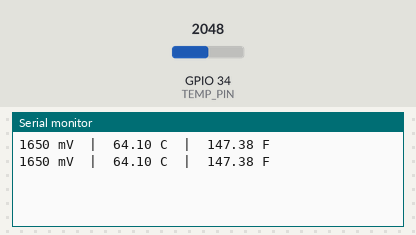
This sketch was run on a simulated ESP32. Shown: the last lines printed to the serial monitor. The test bench sets the inputs (shaded band); at power-on: GPIO 34 (TEMP_PIN) = 2048.

Above: at 1.8 s.
1.9 s: GPIO 34 (TEMP_PIN) set to 2866
At 2.7 s:
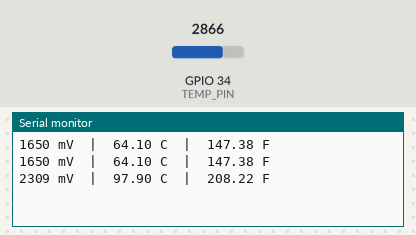
3.4 s: GPIO 34 (TEMP_PIN) set to 3603
At 4.8 s:
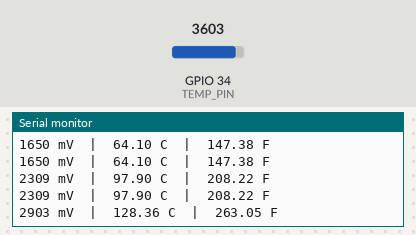
Timing chart, 0 to 6.4 s (numbered marks = the images above; inputs shaded):
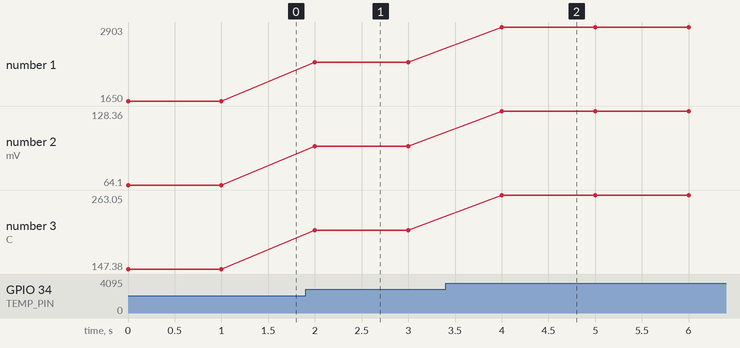

Measured:
- after the input at 1.9 s, the serial monitor: prints a new line after 0.10 s (image 1)
- after the input at 3.4 s, the serial monitor: prints a new line after 0.60 s (image 2)
- plotted number 1: 1650 → 2309 after the input at 1.9 s, 2309 → 2903 after the input at 3.4 s
- plotted number 2: 64.1 → 97.9 after the input at 1.9 s, 97.9 → 128.36 after the input at 3.4 s
- plotted number 3: 147.38 → 208.22 after the input at 1.9 s, 208.22 → 263.05 after the input at 3.4 s

The sketch:

02_temp.ino
```cpp
const int TEMP_PIN = 34;  // sensor output goes to P34

void setup() {
  Serial.begin(115200);   // open a text link to the laptop
}

void loop() {
  int mV = analogReadMilliVolts(TEMP_PIN); // read sensor voltage
  float tempC = (mV - 400) / 19.5;         // MCP9701: 400 mV = 0°C, +19.5 mV per °C
  float tempF = tempC * 9 / 5 + 32;        // convert to °F
  Serial.print(mV); Serial.print(" mV  |  ");
  Serial.print(tempC); Serial.print(" C  |  ");
  Serial.print(tempF); Serial.println(" F");
  delay(1000);                             // once per second
}
```
